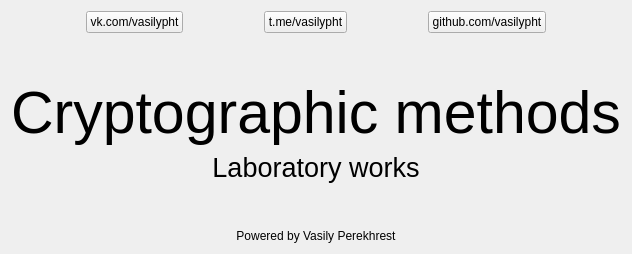
          <widget class="QWidget" name="page_0">
           <layout class="QVBoxLayout" name="verticalLayout_4">
            <item>
             <layout class="QHBoxLayout" name="page_0_horizontal_layout_links">
              <item>
               <widget class="QPushButton" name="page_0_button_vk">
                <property name="sizePolicy">
                 <sizepolicy hsizetype="Fixed" vsizetype="Fixed">
                  <horstretch>0</horstretch>
                  <verstretch>0</verstretch>
                 </sizepolicy>
                </property>
                <property name="styleSheet">
                 <string notr="true"/>
                </property>
                <property name="text">
                 <string>vk.com/vasilypht</string>
                </property>
               </widget>
              </item>
              <item>
               <widget class="QPushButton" name="page_0_button_tg">
                <property name="sizePolicy">
                 <sizepolicy hsizetype="Fixed" vsizetype="Fixed">
                  <horstretch>0</horstretch>
                  <verstretch>0</verstretch>
                 </sizepolicy>
                </property>
                <property name="styleSheet">
                 <string notr="true"/>
                </property>
                <property name="text">
                 <string>t.me/vasilypht</string>
                </property>
                <property name="iconSize">
                 <size>
                  <width>16</width>
                  <height>16</height>
                 </size>
                </property>
                <property name="checkable">
                 <bool>false</bool>
                </property>
                <property name="flat">
                 <bool>false</bool>
                </property>
               </widget>
              </item>
              <item>
               <widget class="QPushButton" name="page_0_button_github">
                <property name="sizePolicy">
                 <sizepolicy hsizetype="Fixed" vsizetype="Fixed">
                  <horstretch>0</horstretch>
                  <verstretch>0</verstretch>
                 </sizepolicy>
                </property>
                <property name="styleSheet">
                 <string notr="true"/>
                </property>
                <property name="text">
                 <string>github.com/vasilypht</string>
                </property>
               </widget>
              </item>
             </layout>
            </item>
            <item>
             <spacer name="page_0_vertical_spacer_top">
              <property name="orientation">
               <enum>Qt::Vertical</enum>
              </property>
              <property name="sizeHint" stdset="0">
               <size>
                <width>20</width>
                <height>40</height>
               </size>
              </property>
             </spacer>
            </item>
            <item>
             <widget class="QLabel" name="page_0_label_topic">
              <property name="font">
               <font>
                <pointsize>44</pointsize>
                <bold>false</bold>
               </font>
              </property>
              <property name="text">
               <string>Cryptographic methods</string>
              </property>
              <property name="alignment">
               <set>Qt::AlignCenter</set>
              </property>
             </widget>
            </item>
            <item>
             <widget class="QLabel" name="page_0_label_subtopic">
              <property name="font">
               <font>
                <pointsize>20</pointsize>
               </font>
              </property>
              <property name="text">
               <string>Laboratory works</string>
              </property>
              <property name="alignment">
               <set>Qt::AlignCenter</set>
              </property>
             </widget>
            </item>
            <item>
             <spacer name="page_0_vertical_spacer_bottom">
              <property name="orientation">
               <enum>Qt::Vertical</enum>
              </property>
              <property name="sizeHint" stdset="0">
               <size>
                <width>20</width>
                <height>40</height>
               </size>
              </property>
             </spacer>
            </item>
            <item>
             <widget class="QLabel" name="page_0_label_author">
              <property name="font">
               <font/>
              </property>
              <property name="text">
               <string>Powered by Vasily Perekhrest</string>
              </property>
              <property name="alignment">
               <set>Qt::AlignCenter</set>
              </property>
             </widget>
            </item>
           </layout>
          </widget>
